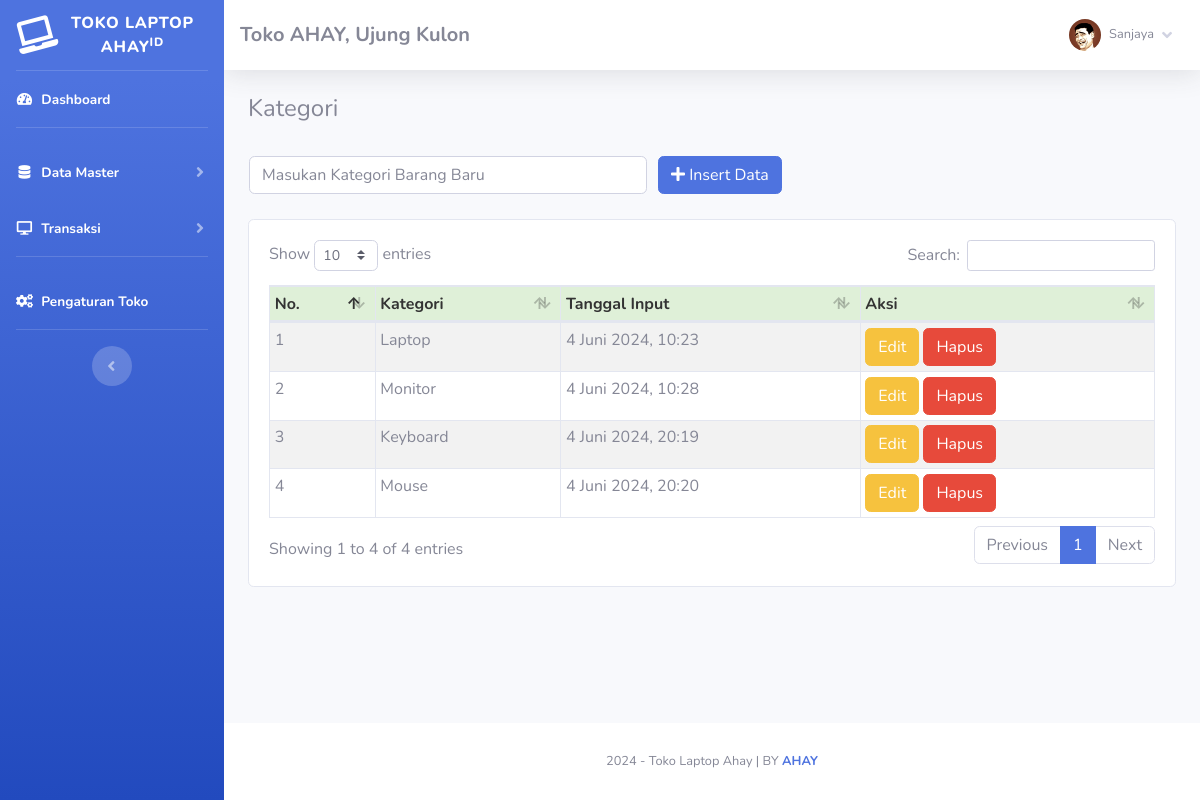
Screenshot of /index.php?page=kategori (signed in) with the database file from the repository.
### tables this page shows
CREATE TABLE `toko` (
  `id_toko` int(11) NOT NULL,
  `nama_toko` varchar(255) NOT NULL,
  `alamat_toko` text NOT NULL,
  `tlp` varchar(255) NOT NULL,
  `nama_pemilik` varchar(255) NOT NULL
);

CREATE TABLE `member` (
  `id_member` int(11) NOT NULL,
  `nm_member` varchar(255) NOT NULL,
  `alamat_member` text NOT NULL,
  `telepon` varchar(255) NOT NULL,
  `email` varchar(255) NOT NULL,
  `gambar` text NOT NULL,
  `NIK` text NOT NULL
);

CREATE TABLE `kategori` (
  `id_kategori` int(11) NOT NULL,
  `nama_kategori` varchar(255) NOT NULL,
  `tgl_input` varchar(255) NOT NULL
);

### fungsi/view/view.php (called while the page is built, shortened)
<?php
class view
{
    protected $db;
    public function __construct($db)
    {
        $this->db = $db;
    }
    public function member_edit($id)
    {
        $sql = "select member.*, login.*
                from member inner join login on member.id_member = login.id_member
                where member.id_member= ?";
        $row = $this-> db -> prepare($sql);
        $row -> execute(array($id));
        $hasil = $row -> fetch();
        return $hasil;
    }
    public function toko()
    {
        $sql = "select*from toko where id_toko='1'";
        $row = $this-> db -> prepare($sql);
        $row -> execute();
        $hasil = $row -> fetch();
        return $hasil;
    }
    public function kategori()
    {
        $sql = "select*from kategori";
        $row = $this-> db -> prepare($sql);
        $row -> execute();
        $hasil = $row -> fetchAll();
        return $hasil;
    }
}

### admin/module/kategori/index.php (the view, shortened to what this page needs)
<h4>Kategori</h4>
<br />
<?php
	if(!empty($_GET['uid'])){
	$sql = "SELECT * FROM kategori WHERE id_kategori = ?";
	$row = $config->prepare($sql);
	$row->execute(array($_GET['uid']));
	$edit = $row->fetch();
?>
<form method="POST" action="fungsi/edit/edit.php?kategori=edit">
    <table>
        <tr>
            <td style="width:25pc;"><input type="text" class="form-control" value="<?= $edit['nama_kategori'];?>"
                    required name="kategori" placeholder="Masukan Kategori Barang Baru">
                <input type="hidden" name="id" value="<?= $edit['id_kategori'];?>">
            </td>
            <td style="padding-left:10px;"><button id="tombol-simpan" class="btn btn-primary"><i class="fa fa-edit"></i>
                    Ubah Data</button></td>
        </tr>
    </table>
</form>
<?php }else{?>
<form method="POST" action="fungsi/tambah/tambah.php?kategori=tambah">
    <table>
        <tr>
            <td style="width:25pc;"><input type="text" class="form-control" required name="kategori"
                    placeholder="Masukan Kategori Barang Baru"></td>
            <td style="padding-left:10px;"><button id="tombol-simpan" class="btn btn-primary"><i class="fa fa-plus"></i>
                    Insert Data</button></td>
        </tr>
    </table>
</form>
<?php }?>
<br />
<div class="card card-body">
    <div class="table-responsive">
        <table class="table table-bordered table-striped table-sm" id="example1">
            <thead>
                <tr style="background:#DFF0D8;color:#333;">
                    <th>No.</th>
                    <th>Kategori</th>
                    <th>Tanggal Input</th>
                    <th>Aksi</th>
                </tr>
            </thead>
            <tbody>
                <?php
				$hasil = $lihat -> kategori();
				$no=1;
				foreach($hasil as $isi){
			?>
                <tr>
                    <td><?php echo $no;?></td>
                    <td><?php echo $isi['nama_kategori'];?></td>
                    <td><?php echo $isi['tgl_input'];?></td>
                    <td>
                        <a href="index.php?page=kategori&uid=<?php echo $isi['id_kategori'];?>"><button
                                class="btn btn-warning">Edit</button></a>
                        <a href="fungsi/hapus/hapus.php?kategori=hapus&id=<?php echo $isi['id_kategori'];?>"
                            onclick="javascript:return confirm('Hapus Data Kategori ?');"><button
                                class="btn btn-danger">Hapus</button></a>
                    </td>
                </tr>
                <?php $no++; }?>
            </tbody>
        </table>
    </div>
</div>

### admin/template/sidebar.php (shortened to what this page needs)
<?php
$id = $_SESSION['admin']['id_member'];
$hasil_profil = $lihat->member_edit($id);
?>
<ul class="navbar-nav bg-gradient-primary sidebar sidebar-dark accordion" id="accordionSidebar">
    <a class="sidebar-brand d-flex align-items-center justify-content-center" href="index.php">
        <div class="sidebar-brand-icon rotate-n-15">
            <i class="fas fa-laptop"></i>
        </div>
        <div class="sidebar-brand-text mx-1">Toko Laptop Ahay<sup>id</sup></div>
    </a>
    <hr class="sidebar-divider my-0">
    <li class="nav-item active">
        <a class="nav-link" href="index.php">
            <i class="fas fa-fw fa-tachometer-alt"></i>
            <span>Dashboard</span></a>
    </li>
    <hr class="sidebar-divider">
    <li class="nav-item active">
        <a class="nav-link collapsed" href="#" data-toggle="collapse" data-target="#collapseTwo" aria-expanded="true"
            aria-controls="collapseTwo">
            <i class="fas fa-fw fa-database"></i>
            <span>Data Master</span>
        </a>
    </li>
    <li class="nav-item active">
        <a class="nav-link collapsed" href="#" data-toggle="collapse" data-target="#collapse3" aria-expanded="true"
            aria-controls="collapse3">
            <i class="fas fa-fw fa-desktop"></i>
            <span>Transaksi</span>
        </a>
    </li>
    <hr class="sidebar-divider">
    <li class="nav-item active">
        <a class="nav-link" href="index.php?page=pengaturan">
            <i class="fas fa-fw fa-cogs"></i>
            <span>Pengaturan Toko</span></a>
    </li>
    <hr class="sidebar-divider d-none d-md-block">
    <div class="text-center d-none d-md-inline">
        <button class="rounded-circle border-0" id="sidebarToggle"></button>
    </div>
</ul>
<div id="content-wrapper" class="d-flex flex-column">
    <div id="content">
        <nav class="navbar navbar-expand navbar-light bg-white topbar mb-4 static-top shadow">
            <h5 class="d-lg-block d-none mt-2"><b><?php echo $toko['nama_toko']; ?>,
                    <?php echo $toko['alamat_toko']; ?></b></h5>
            <ul class="navbar-nav ml-auto">
                <li class="nav-item dropdown no-arrow">
                    <a class="nav-link dropdown-toggle" href="#" id="userDropdown" role="button" data-toggle="dropdown"
                        aria-haspopup="true" aria-expanded="false">
                        <img class="img-profile rounded-circle"
                            src="assets/img/user/<?php echo $hasil_profil['gambar']; ?>">
                        <span
                            class="mr-2 d-none d-lg-inline text-gray-600 small ml-2"><?php echo $hasil_profil['nm_member']; ?></span>
                        <i class="fas fa-angle-down"></i>
                    </a>
                </li>
            </ul>
        </nav>
        <div class="container-fluid">

### rows the page displays
toko: nama_toko "Toko AHAY", alamat_toko "Ujung Kulon"
kategori: nama_kategori "Laptop", tgl_input "4 Juni 2024, 10:23"
kategori: nama_kategori "Monitor", tgl_input "4 Juni 2024, 10:28"
kategori: nama_kategori "Keyboard", tgl_input "4 Juni 2024, 20:19"
kategori: nama_kategori "Mouse", tgl_input "4 Juni 2024, 20:20"

### other values shown
$hasil_profil['nm_member'] "Sanjaya"
